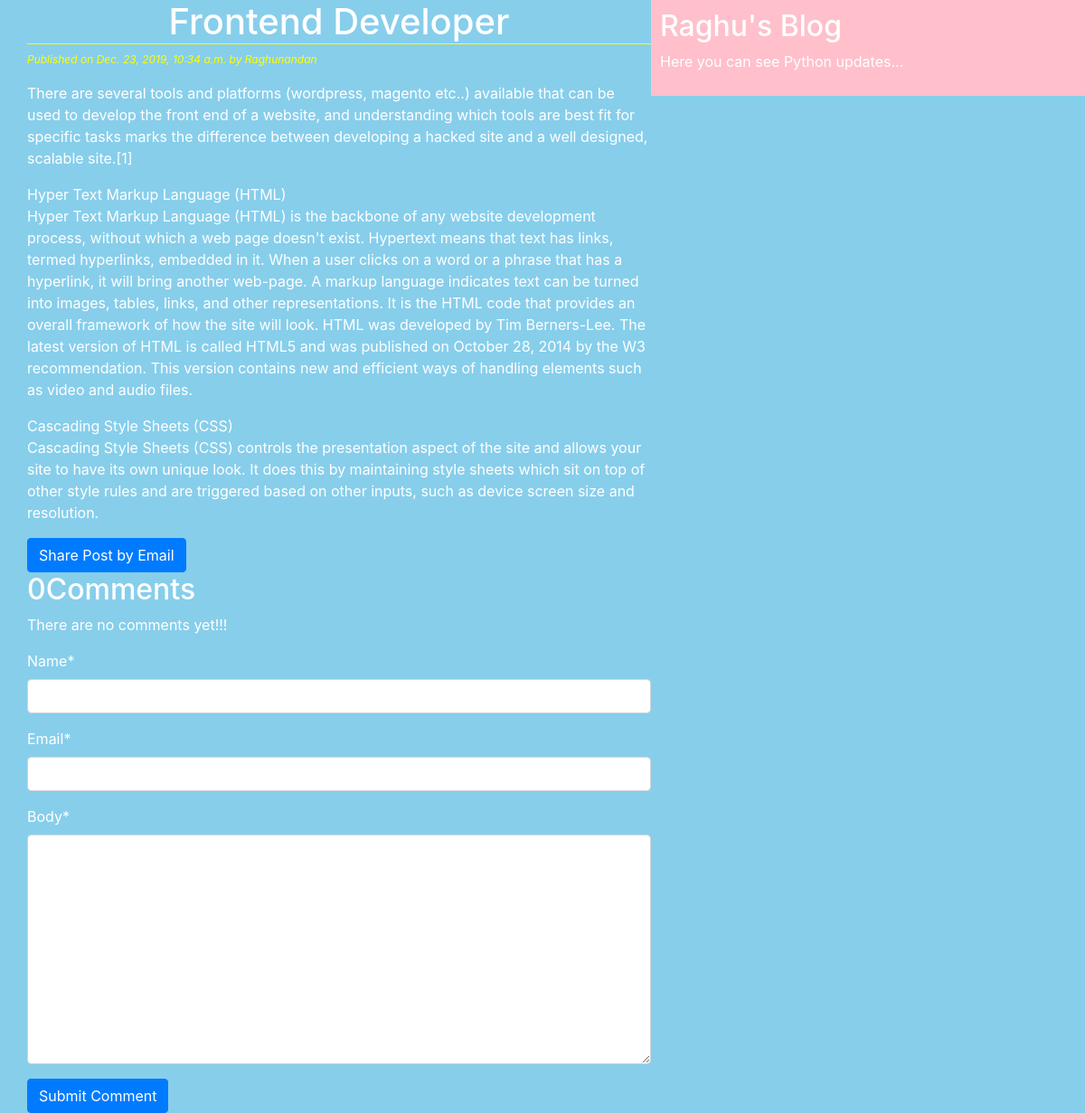
Page /2019/12/23/frontend-developer/ on the committed database.
### blogapp/models.py (models this page shows, shortened)
class Post(models.Model):
    STATUS_CHOICES = (('draft', 'Draft'),('published','Published'))
    title = models.CharField(max_length = 250)
    slug = models.SlugField(max_length=250, unique_for_date = 'publish')
    author = models.ForeignKey(User, related_name='blog_posts', on_delete=models.CASCADE)
    body = models.TextField()
    publish = models.DateTimeField(default = timezone.now)
    created = models.DateTimeField(auto_now_add=True)
    updated = models.DateTimeField(auto_now=True)
    status = models.CharField(max_length = 10, choices = STATUS_CHOICES, default = 'draft')
    class Meta:
        ordering = ('-publish',)

### blogapp/views.py (the view)
# urls.py: url(r'^(?P<year>\d{4})/(?P<month>\d{2})/(?P<day>\d{2})/(?P<post>[-\w]+)/$', views.post_detail_view, ),
def post_detail_view(request,year,month,day,post):
    post = get_object_or_404(Post,slug = post,
                                        status = 'published',
                                        publish__year = year,
                                        publish__month = month,
                                        publish__day = day)
    comments = post.comments.filter(active=True)
    csubmit = False
    if request.method == 'POST':
        form = CommentForm(data=request.POST)
        if form.is_valid():
            new_comment = form.save(commit=False)
            new_comment.post = post
            new_comment.save()
            csubmit = True
    else:
        form = CommentForm()
    return render(request,'blogapp/post_detail.html',{'post':post,'form':form,'comments':comments,'csubmit':csubmit})

### blogapp/forms.py
class CommentForm(forms.ModelForm):
    class Meta:
        model = Comment
        fields = ('name','email','body')

### templates/blogapp/post_detail.html (shortened to what this page needs)
<!DOCTYPE html>
{% extends 'blogapp/base.html' %}
{% load crispy_forms_tags %}
{% block content%}
<h1>{{post.title}} </h1>
    <p id='date'>Published on {{post.publish}} by {{post.author|title}}</p>
    {{post.body|linebreaks}}
    <a href="/{{post.id}}/share" class = 'btn btn-primary'>Share Post by Email</a>
    {% with comments.count as comments_count %}
    <h2>{{comments_count}}Comment{{comments_count|pluralize}}</h2>
    {%endwith%}
    {%if comments%}
    {%for comment in comments %}
    <p id='ch'>comment {{forloop.counter}} by {{comment.name}} on {{comment.created}} </p>
    <div class="cb">
      {{comment.body|linebreaks}}
    </div><hr>
    {%endfor%}
    {%else%}
    <p>There are no comments yet!!!</p>
    {%endif%}
    {%if csubmit%}
    <h2>Your comment added successfully</h2>
    {%else%}
    <form method="post">
      {{form|crispy}}
      <input type="submit" class="btn btn-primary" name="" value="Submit Comment">
    </form>
    {%endif%}
  {% endblock %}

### static/css/style.css (style rules this page uses)
h1 { text-align: center; border-bottom: 1px solid yellow; }
body { color: white; background: skyblue; }
#date { font-size: 12px; color: yellow; font-style: italic; }

### rows in the picture
Post: title "Frontend Developer", publish "Dec. 23, 2019, 10:34 a.m.", author "Raghunandan", body "There are several tools and platforms (wordpress, magento etc..) available that can be used to develop the front end of a website, and understanding which tools are best fit for specific tasks marks the difference between developing a hacked site and a well designed, scalable site.[1] Hyper Text Markup Language (HTML) Hyper Text Markup Language (HTML) is the backbone of any website development process, without which a web page doesn't exist. Hypertext means that text has links, termed hyperlinks, embedded in it. When a user clicks on a word or a phrase that has a hyperlink, it will bring another web-page. A markup language indicates text can be turned into images, tables, links, and other…"

### other values in the picture
{{ comments_count }} "0"
